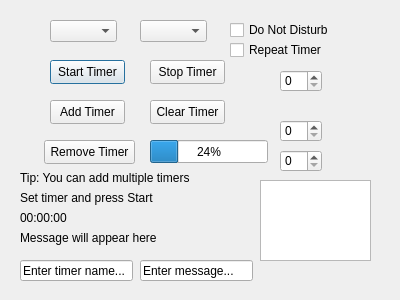
<?xml version="1.0" encoding="UTF-8"?>
<ui version="4.0">
 <class>MainWindow</class>
 <widget class="QDialog" name="MainWindow">
  <property name="geometry">
   <rect>
    <x>0</x>
    <y>0</y>
    <width>400</width>
    <height>300</height>
   </rect>
  </property>
  <property name="windowTitle">
   <string>Dialog</string>
  </property>
  <widget class="QPushButton" name="btnStart">
   <property name="geometry">
    <rect>
     <x>50</x>
     <y>60</y>
     <width>75</width>
     <height>24</height>
    </rect>
   </property>
   <property name="text">
    <string>Start Timer</string>
   </property>
  </widget>
  <widget class="QPushButton" name="btnStop">
   <property name="geometry">
    <rect>
     <x>150</x>
     <y>60</y>
     <width>75</width>
     <height>24</height>
    </rect>
   </property>
   <property name="text">
    <string>Stop Timer</string>
   </property>
  </widget>
  <widget class="QPushButton" name="btnAdd">
   <property name="geometry">
    <rect>
     <x>50</x>
     <y>100</y>
     <width>75</width>
     <height>24</height>
    </rect>
   </property>
   <property name="text">
    <string>Add Timer</string>
   </property>
  </widget>
  <widget class="QPushButton" name="btnClear">
   <property name="geometry">
    <rect>
     <x>150</x>
     <y>100</y>
     <width>75</width>
     <height>24</height>
    </rect>
   </property>
   <property name="text">
    <string>Clear Timer</string>
   </property>
  </widget>
  <widget class="QPushButton" name="btnRemove">
   <property name="geometry">
    <rect>
     <x>44</x>
     <y>140</y>
     <width>91</width>
     <height>24</height>
    </rect>
   </property>
   <property name="text">
    <string>Remove Timer</string>
   </property>
  </widget>
  <widget class="QLineEdit" name="leTimerName">
   <property name="geometry">
    <rect>
     <x>20</x>
     <y>260</y>
     <width>113</width>
     <height>21</height>
    </rect>
   </property>
   <property name="text">
    <string>Enter timer name...</string>
   </property>
  </widget>
  <widget class="QLineEdit" name="leMessage">
   <property name="geometry">
    <rect>
     <x>140</x>
     <y>260</y>
     <width>113</width>
     <height>21</height>
    </rect>
   </property>
   <property name="text">
    <string>Enter message...</string>
   </property>
  </widget>
  <widget class="QSpinBox" name="sbHours">
   <property name="geometry">
    <rect>
     <x>280</x>
     <y>120</y>
     <width>42</width>
     <height>22</height>
    </rect>
   </property>
  </widget>
  <widget class="QSpinBox" name="sbMinutes">
   <property name="geometry">
    <rect>
     <x>280</x>
     <y>70</y>
     <width>42</width>
     <height>22</height>
    </rect>
   </property>
  </widget>
  <widget class="QSpinBox" name="sbSeconds">
   <property name="geometry">
    <rect>
     <x>280</x>
     <y>150</y>
     <width>42</width>
     <height>22</height>
    </rect>
   </property>
  </widget>
  <widget class="QLabel" name="lblCurrentTime">
   <property name="geometry">
    <rect>
     <x>20</x>
     <y>210</y>
     <width>49</width>
     <height>16</height>
    </rect>
   </property>
   <property name="text">
    <string>00:00:00</string>
   </property>
  </widget>
  <widget class="QLabel" name="lblMessage">
   <property name="geometry">
    <rect>
     <x>20</x>
     <y>230</y>
     <width>151</width>
     <height>16</height>
    </rect>
   </property>
   <property name="text">
    <string>Message will appear here</string>
   </property>
  </widget>
  <widget class="QLabel" name="lblInstructions">
   <property name="geometry">
    <rect>
     <x>20</x>
     <y>190</y>
     <width>141</width>
     <height>16</height>
    </rect>
   </property>
   <property name="text">
    <string>Set timer and press Start</string>
   </property>
  </widget>
  <widget class="QLabel" name="lblTips">
   <property name="geometry">
    <rect>
     <x>20</x>
     <y>170</y>
     <width>191</width>
     <height>16</height>
    </rect>
   </property>
   <property name="text">
    <string>Tip: You can add multiple timers</string>
   </property>
  </widget>
  <widget class="QTableWidget" name="tblTimers">
   <property name="geometry">
    <rect>
     <x>260</x>
     <y>180</y>
     <width>111</width>
     <height>81</height>
    </rect>
   </property>
  </widget>
  <widget class="QComboBox" name="cbTimerType">
   <property name="geometry">
    <rect>
     <x>50</x>
     <y>20</y>
     <width>67</width>
     <height>22</height>
    </rect>
   </property>
  </widget>
  <widget class="QComboBox" name="cbSignalType">
   <property name="geometry">
    <rect>
     <x>140</x>
     <y>20</y>
     <width>67</width>
     <height>22</height>
    </rect>
   </property>
  </widget>
  <widget class="QCheckBox" name="chkDND">
   <property name="geometry">
    <rect>
     <x>230</x>
     <y>20</y>
     <width>101</width>
     <height>20</height>
    </rect>
   </property>
   <property name="text">
    <string>Do Not Disturb</string>
   </property>
  </widget>
  <widget class="QCheckBox" name="chkRepeat">
   <property name="geometry">
    <rect>
     <x>230</x>
     <y>40</y>
     <width>101</width>
     <height>20</height>
    </rect>
   </property>
   <property name="text">
    <string>Repeat Timer</string>
   </property>
  </widget>
  <widget class="QProgressBar" name="pbProgress">
   <property name="geometry">
    <rect>
     <x>150</x>
     <y>140</y>
     <width>118</width>
     <height>23</height>
    </rect>
   </property>
   <property name="value">
    <number>24</number>
   </property>
  </widget>
 </widget>
 <resources/>
 <connections/>
</ui>
